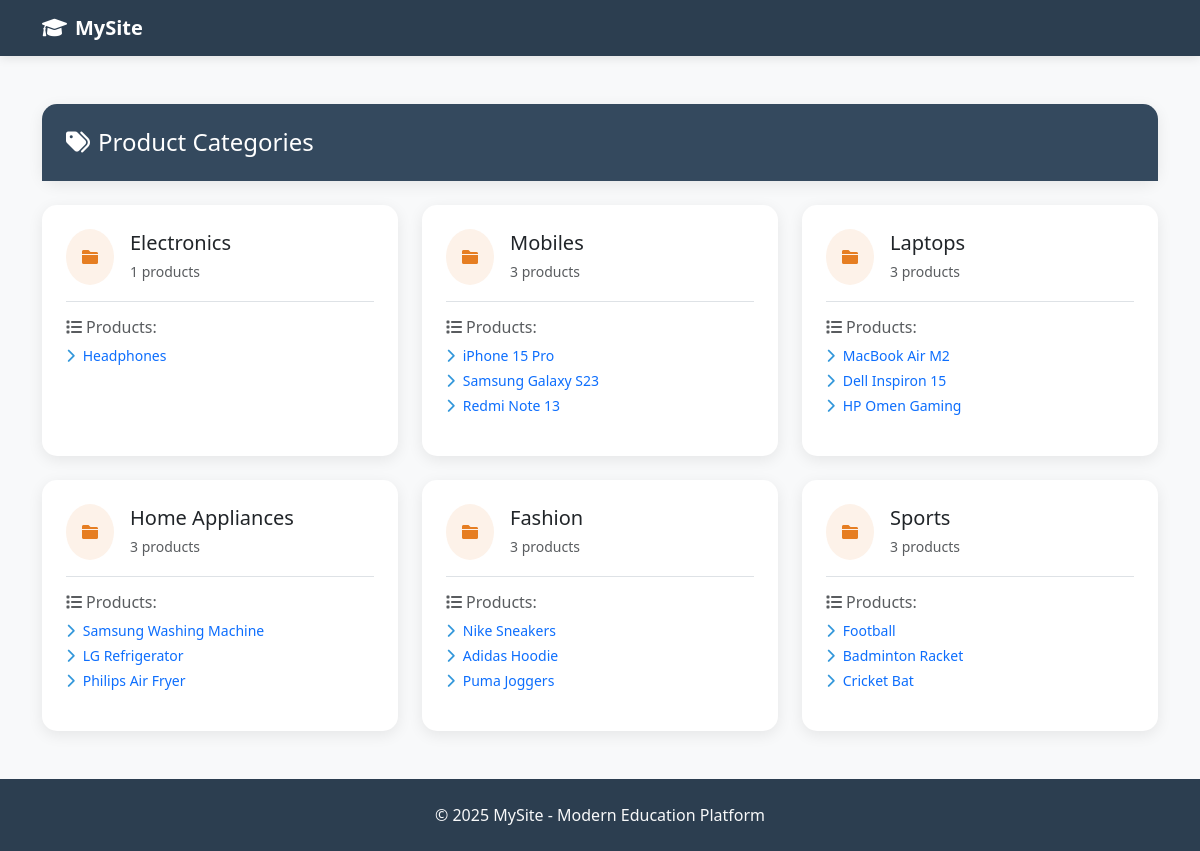
Page /categories/ on the committed database.
### main/models.py (models this page shows, shortened)
class Category(models.Model):
    name = models.CharField(max_length=120, unique=True)
    slug = models.SlugField(max_length=120, unique=True)

class Product(models.Model):
    category = models.ForeignKey(Category, on_delete=models.CASCADE, related_name='products')
    title    = models.CharField(max_length=200)
    description = models.TextField(blank=True)
    price    = models.DecimalField(max_digits=10, decimal_places=2, default=0.0)
    created  = models.DateTimeField(auto_now_add=True)

### main/views.py (the view)
# urls.py: path('categories/', views.category_list, name='category_list'),
def category_list(request):
    categories = Category.objects.all()
    return render(request, 'main/category_list.html', {'categories': categories})

### templates/main/category_list.html (shortened to what this page needs)
{% extends "base.html" %}
{% block content %}
<div class="row mb-4">
  <div class="col-12">
    <div class="modern-card">
      <div class="card-header-modern">
        <h4 class="mb-0"><i class="fas fa-tags me-2"></i>Product Categories</h4>
      </div>
    </div>
  </div>
</div>
<div class="row">
  {% for cat in categories %}
    <div class="col-md-6 col-lg-4 mb-4">
      <div class="modern-card h-100">
        <div class="card-body p-4">
          <div class="d-flex align-items-center mb-3">
            <div class="rounded-circle p-3 me-3" style="background-color: #fdf2e9;">
              <i class="fas fa-folder" style="color: #e67e22;"></i>
            </div>
            <div>
              <h5 class="card-title mb-1">{{ cat.name }}</h5>
              <small class="text-muted">{{ cat.products.count }} products</small>
            </div>
          </div>
          <div class="border-top pt-3">
            <h6 class="text-muted mb-2"><i class="fas fa-list me-1"></i>Products:</h6>
            <ul class="list-unstyled small">
              {% for p in cat.products.all %}
                <li class="mb-1">
                  <a href="{% url 'product_detail' p.pk %}" class="text-decoration-none">
                    <i class="fas fa-chevron-right me-2" style="color: #3498db;"></i>{{ p.title }}
                  </a>
                </li>
              {% empty %}
                <li class="text-muted">
                  <i class="fas fa-info-circle me-2"></i>No products
                </li>
              {% endfor %}
            </ul>
          </div>
        </div>
      </div>
    </div>
  {% endfor %}
</div>
{% endblock %}

### templates/base.html (style rules this page uses)
body { padding-top: 80px; background-color: #f8f9fa; min-height: 100vh; }
.modern-card { background: #ffffff; border: none; border-radius: 15px; box-shadow: 0 4px 15px rgba(0, 0, 0, 0.08); transition: all 0.3s ease; }
.card-header-modern { background-color: #34495e; color: white; border: none; border-radius: 15px 15px 0 0; padding: 1.5rem; }

### rows in the picture
Category: name "Electronics", products.count "1"
Product: title "Headphones"
Category: name "Mobiles", products.count "3"
Product: title "iPhone 15 Pro"
Product: title "Samsung Galaxy S23"
Product: title "Redmi Note 13"
Category: name "Laptops", products.count "3"
Product: title "MacBook Air M2"
Product: title "Dell Inspiron 15"
Product: title "HP Omen Gaming"
Category: name "Home Appliances", products.count "3"
Product: title "Samsung Washing Machine"
Product: title "LG Refrigerator"
Product: title "Philips Air Fryer"
Category: name "Fashion", products.count "3"
Product: title "Nike Sneakers"
Product: title "Adidas Hoodie"
Product: title "Puma Joggers"
Category: name "Sports", products.count "3"
Product: title "Football"
Product: title "Badminton Racket"
Product: title "Cricket Bat"
